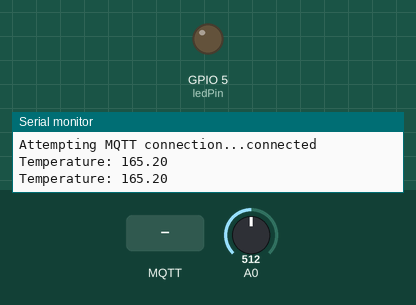
Recording of a sketch running on a simulated ESP8266 (NodeMCU). Parts: output pins drawn as LEDs (lit = HIGH), the last lines printed to the serial monitor. The test bench sets the inputs (shaded band); at power-on: A0 = 512. WiFi joins after 1.5 s; servers stay silent unless stated; no MQTT or app messages arrive unless stated.

Above: at 2.7 s.
2.8 s: MQTT message "ON" arrives on the first subscribed topic
At 3.9 s:
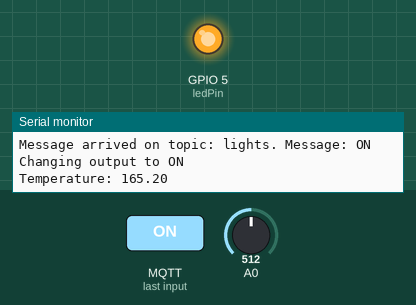
5.8 s: MQTT message "OFF" arrives on the first subscribed topic
At 6.1 s:
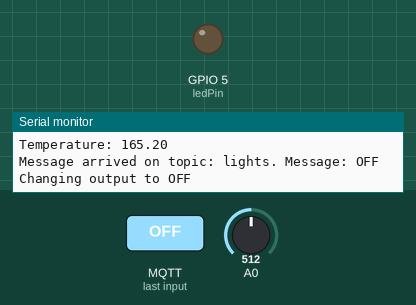
Timing chart, 0 to 8.8 s (numbered marks = the images above; inputs shaded):
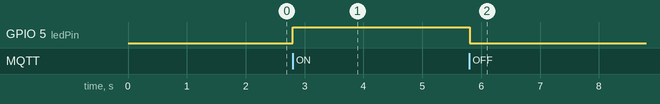

The sketch:

esp8266_mqtt_works.ino
```cpp
#include <ESP8266WiFi.h>
#include <PubSubClient.h>

// Replace the next variables with your SSID/Password combination
const char* ssid = "";
const char* password = "";


const char* mqtt_server = "192.168.1.14";

WiFiClient espClient;
PubSubClient client(espClient);
long lastMsg = 0;
char msg[50];
int value = 0;


float analog_value = 0;
float voltage_read;
float sensor_read;

// LED Pin
const int ledPin = 5;

void setup() {
  Serial.begin(115200);

  setup_wifi();
  client.setServer(mqtt_server, 1883);
  client.setCallback(callback);

  pinMode(ledPin, OUTPUT);
}

void setup_wifi() {
  delay(10);
  // We start by connecting to a WiFi network
  Serial.println();
  Serial.print("Connecting to ");
  Serial.println(ssid);

  WiFi.begin(ssid, password);

  while (WiFi.status() != WL_CONNECTED) {
    delay(500);
    Serial.print(".");
  }

  Serial.println("");
  Serial.println("WiFi connected");
  Serial.println("IP address: ");
  Serial.println(WiFi.localIP());
}

void callback(char* topic, byte* message, unsigned int length) {
  Serial.print("Message arrived on topic: ");
  Serial.print(topic);
  Serial.print(". Message: ");
  String messageTemp;

  for (int i = 0; i < length; i++) {
    Serial.print((char)message[i]);
    messageTemp += (char)message[i];
  }
  Serial.println();

  // Feel free to add more if statements to control more GPIOs with MQTT
  if (String(topic) == "lights") {
    Serial.print("Changing output to ");
    if(messageTemp == "ON"){
      Serial.println("ON");
      digitalWrite(ledPin, HIGH);
    }
    else if(messageTemp == "OFF"){
      Serial.println("OFF");
      digitalWrite(ledPin, LOW);
    }
  }
}

void reconnect() {
  // Loop until we're reconnected
  while (!client.connected()) {
    Serial.print("Attempting MQTT connection...");
    // Attempt to connect
    if (client.connect("ESP32_husni")) {
      Serial.println("connected");
      // Subscribe
      client.subscribe("lights");

    } else {
      Serial.print("failed, rc=");
      Serial.print(client.state());
      Serial.println(" try again in 5 seconds");
      // Wait 5 seconds before retrying
      delay(5000);
    }
  }
}
void loop() {
  if (!client.connected()) {
    reconnect();
  }
  client.loop();

  long now = millis();
  if (now - lastMsg > 1000) {
    lastMsg = now;


    analog_value = analogRead(A0);
    voltage_read = map(analog_value, 0, 1023, 0, 3300); // dalam mili volt.
    sensor_read = voltage_read/10; //


    char sensor_read_send[8];
    dtostrf(sensor_read, 1, 2, sensor_read_send);
    Serial.print("Temperature: ");
    Serial.println(sensor_read_send);
    client.publish("sensor", sensor_read_send);

  }
}
```

Measured:
- after the input at 2.8 s, GPIO 5 (ledPin): LOW → HIGH at once
- after the input at 5.8 s, GPIO 5 (ledPin): HIGH → LOW at once
